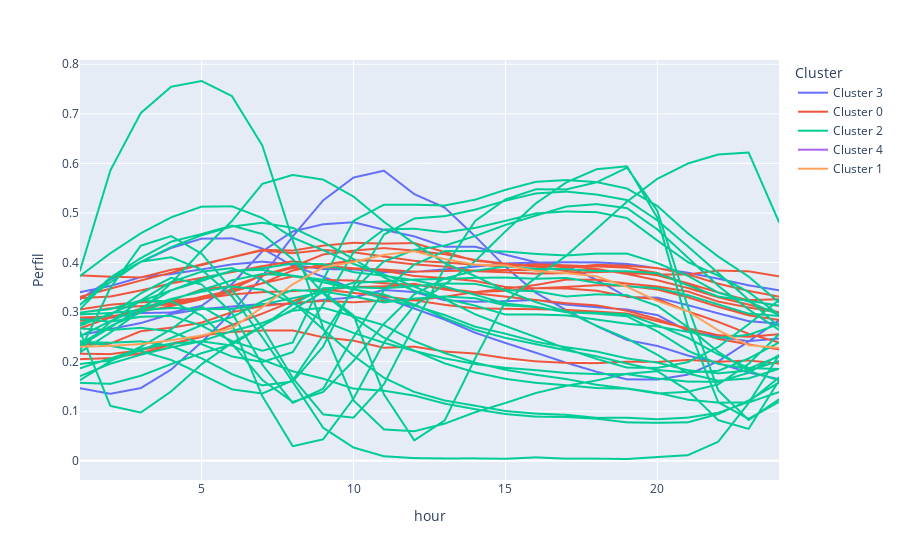

Write notebook code for a chart like this one.
### Code cell
show_resulting_profile(perfil_W,kmeans_wind)
